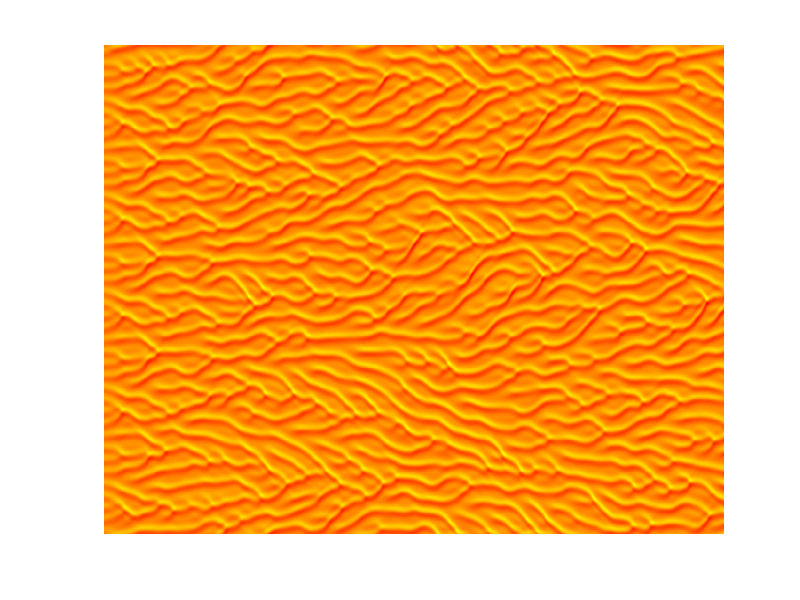

Reproduce this figure in MATLAB.
% Solution of Kuramoto - Sivashinsky equation
% In 1D periodic domain, using Finite Differences
% and Simple IMEX (Implicit - Explicit) integration scheme

clc;
clear;

% Size of the domain
L = 128;

% Max time
T = 400;

% Number of intervals in the x direction
n = 1024;

% Number of intervals in time (A small solution leads to instabilities
% related to the implicit - explicit scheme)
Nt = 2400;

% The mesh size h
h = 2 * L / n;
x = linspace(-L, L, n+1);

% Time
dt = T / (Nt);
t = linspace(0, T, Nt+1);

% One dimensional discrete first derivative (Central Diff)
e = ones(n,1);
F = spdiags([-e e],[-1 1],n,n) / (2 * h);
% Periodic boundary
F(1,n) = -1;
F(n,1) = 1;

% One dimensional discrete second derivative (\Delta)
D = - gallery("tridiag", n);
% Periodic Boundary
D(1,n) = 1; D(n,1) = 1;
D = D / (h^2);

% One dimensional discrete forth derivative (\Delta^2)
D2 = D'*D;

% Identity matrix
I = speye(n);

% Forming the (Fully Implicit Linear part - Explicit Nonlinear part)
A = I+dt*D+dt*D2;

% Matrix to retain solution at each timestep
S = zeros(n,Nt+1);

% Initial condition
S(:,1) = cos(x(1:end-1)') + 0.15*cos(x(1:end-1)'/8).*(1+2*sin(x(1:end-1)'/8));

% Iterative solution
for i=1:Nt
    S(:,i+1)=A\(S(:,i)-dt*(F*S(:,i)).*S(:,i));
end

% Plot time evolution and account for periodic boundary
imagesc([S;S(1,:)]);colormap autumn;axis off;